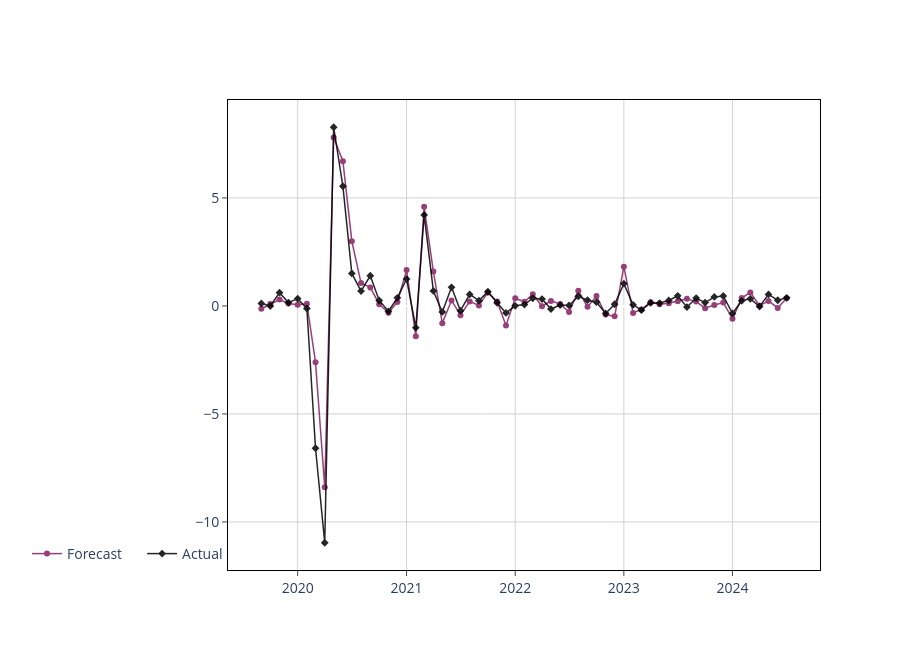

Notebook source saved alongside this figure:
### Code cell
# Example usage
best_model_result = auto_train_evaluate(
    ds=ds,
    ref_date_col="ReferenceDate",
    series_name=series_name,
    reference_date=reference_date,
    n_periods=n_periods,
)

# Print the best model's details
print(f"Best Model: {best_model_result['best_model']}")
print(f"R-Squared: {best_model_result['r_squared']}")
print(f"MAPE: {best_model_result['mape']}")
print(f"RMSE: {best_model_result['rmse']}")
print(f"Forecast: {best_model_result['predictions']['forecast']}")

Time = best_model_result['predictions']['backcast'].index
plot_prediction(dt=Time, y_pred=best_model_result['predictions']['backcast'], y_actual=best_model_result['actual'].loc[Time], mode="lines+markers")
